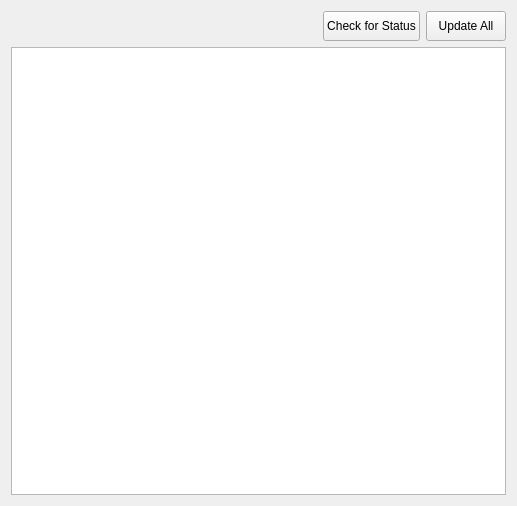
<?xml version="1.0" encoding="UTF-8"?>
<ui version="4.0">
 <class>Form</class>
 <widget class="QWidget" name="Form">
  <property name="geometry">
   <rect>
    <x>0</x>
    <y>0</y>
    <width>517</width>
    <height>506</height>
   </rect>
  </property>
  <property name="windowTitle">
   <string>Form</string>
  </property>
  <layout class="QGridLayout" name="gridLayout">
   <item row="0" column="0">
    <layout class="QHBoxLayout" name="horizontalLayout_2">
     <item>
      <spacer name="horizontalSpacer_2">
       <property name="orientation">
        <enum>Qt::Horizontal</enum>
       </property>
       <property name="sizeHint" stdset="0">
        <size>
         <width>40</width>
         <height>20</height>
        </size>
       </property>
      </spacer>
     </item>
     <item>
      <widget class="QPushButton" name="pushButton_check_for_status">
       <property name="minimumSize">
        <size>
         <width>0</width>
         <height>30</height>
        </size>
       </property>
       <property name="text">
        <string>Check for Status</string>
       </property>
      </widget>
     </item>
     <item>
      <widget class="QPushButton" name="pushButton_update_all">
       <property name="minimumSize">
        <size>
         <width>0</width>
         <height>30</height>
        </size>
       </property>
       <property name="text">
        <string>Update All</string>
       </property>
      </widget>
     </item>
    </layout>
   </item>
   <item row="1" column="0">
    <widget class="QTableWidget" name="tableWidget_external_plugin_repo"/>
   </item>
  </layout>
 </widget>
 <resources/>
 <connections/>
</ui>
